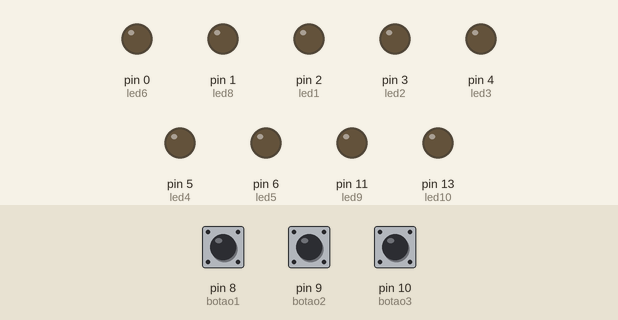
The sketch below on a simulated Arduino Uno, built with avr-gcc and run on an emulated ATmega328P. On the bench: output pins drawn as LEDs (lit = HIGH). Inputs (shaded band) come from the test bench; at power-on: pin 8 (botao1) LOW, pin 9 (botao2) LOW, pin 10 (botao3) LOW.

Above: at 1.2 s.
1.3 s: pin 8 (botao1) pulled HIGH for 0.15 s
At 2.3 s:
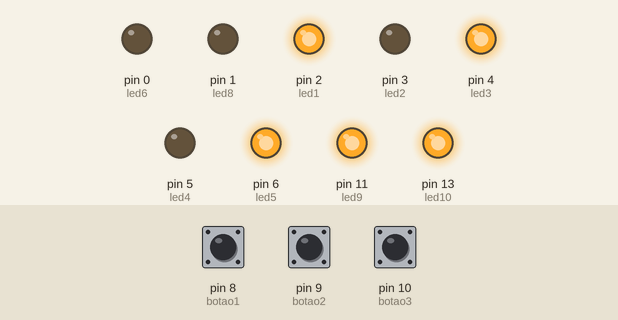
2.9 s: pin 9 (botao2) pulled HIGH for 0.15 s
At 3.5 s:
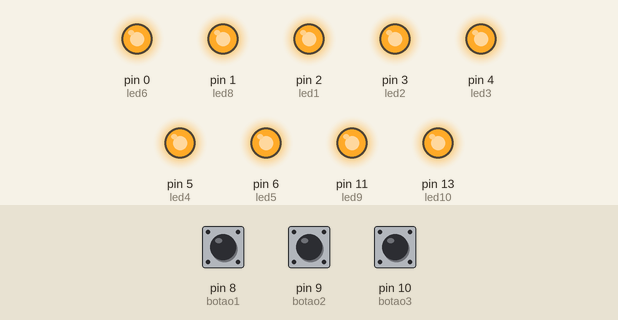
4.5 s: pin 10 (botao3) pulled HIGH for 0.15 s
At 5.7 s:
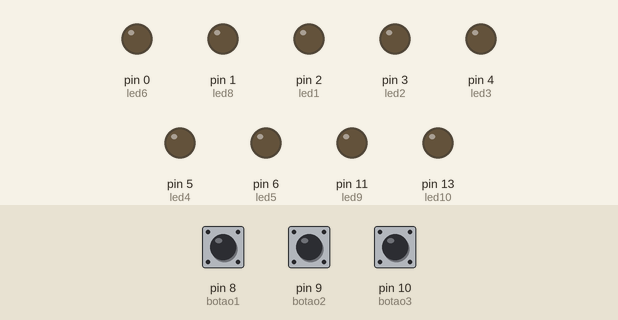
6.1 s: pin 9 (botao2) pulled HIGH for 1 s
At 7.1 s:
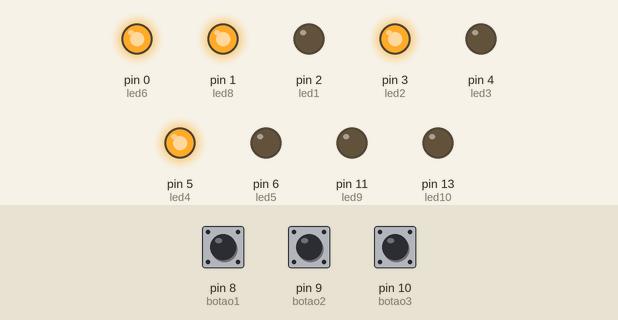
8.6 s: pin 8 (botao1) pulled HIGH for 1 s
At 9.0 s:
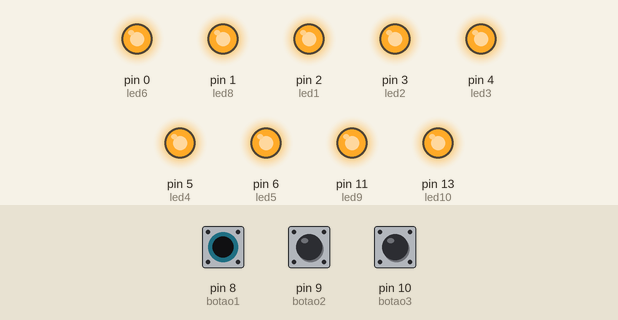
11.1 s: pin 8 (botao1) driven HIGH and pin 10 (botao3) driven HIGH
At 12.4 s:
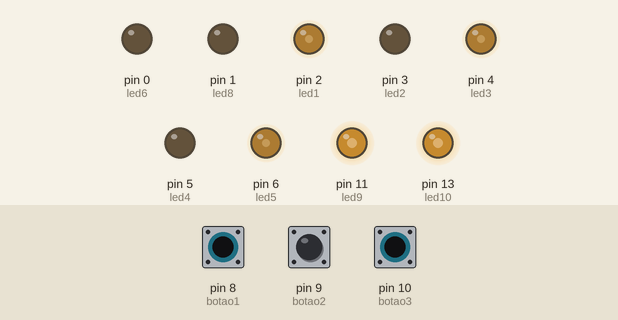
Timing chart, 0 to 13.6 s (numbered marks = the images above; inputs shaded):
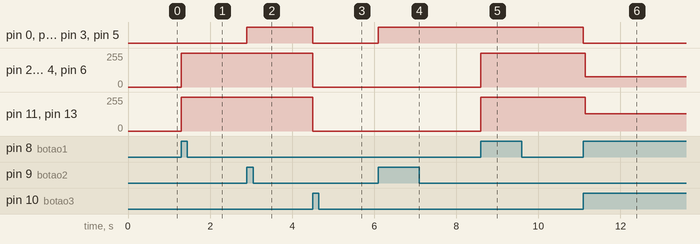

Measured:
- after the input at 1.3 s, pin 2 (led1), pin 4 (led3), pin 6 (led5), pin 11 (led9), pin 13 (led10): 0/255 → 255/255 at once
- after the input at 2.9 s, pin 0 (led6), pin 1 (led8), pin 3 (led2), pin 5 (led4): LOW → HIGH at once
- after the input at 4.5 s, pin 0 (led6), pin 1 (led8), pin 3 (led2), pin 5 (led4): HIGH → LOW at once; pin 2 (led1), pin 4 (led3), pin 6 (led5), pin 11 (led9), pin 13 (led10): 255/255 → 0/255 at once
- after the input at 6.1 s, pin 0 (led6), pin 1 (led8), pin 3 (led2), pin 5 (led4): LOW → HIGH at once
- after the input at 8.6 s, pin 2 (led1), pin 4 (led3), pin 6 (led5), pin 11 (led9), pin 13 (led10): 0/255 → 255/255 at once
- after the input at 11.1 s, pin 0 (led6), pin 1 (led8), pin 3 (led2), pin 5 (led4): HIGH → LOW at once; pin 2 (led1), pin 4 (led3), pin 6 (led5): 255/255 → 76/255 at once; pin 11 (led9), pin 13 (led10): 255/255 → 128/255 at once

The sketch:

codigo.ino
```cpp
const int botao1 = 8;
const int botao2 = 9;
const int botao3 = 10;
const int led1 = 2;
const int led2 = 3;
const int led3 = 4;
const int led4 = 5;
const int led5 = 6;
const int led6 = 0;
const int led7 = 2;
const int led8 = 1;
const int led9 = 11;
const int led10 = 13;

void setup()
{
  pinMode(botao1, INPUT);
  pinMode(botao2, INPUT);
  pinMode(botao3, INPUT);

  pinMode(led1, OUTPUT);
  pinMode(led2, OUTPUT);
  pinMode(led3, OUTPUT);
  pinMode(led4, OUTPUT);
  pinMode(led5, OUTPUT);
  pinMode(led6, OUTPUT);
  pinMode(led7, OUTPUT);
  pinMode(led8, OUTPUT);
  pinMode(led9, OUTPUT);
  pinMode(led10, OUTPUT);

}


int valor1;
int valor2;
int valor3;

void loop()
{

 valor1 = digitalRead(botao2);
 valor2 = digitalRead(botao1);
 valor3 = digitalRead(botao3);


 if(valor1){
  digitalWrite(led2, HIGH);
  digitalWrite(led4, HIGH);
  digitalWrite(led6, HIGH);
  digitalWrite(led8, HIGH);

 }

  if(valor2){
  digitalWrite(led1, HIGH);
  digitalWrite(led3, HIGH);
  digitalWrite(led5, HIGH);
  digitalWrite(led7, HIGH);
  digitalWrite(led9, HIGH);
  digitalWrite(led10, HIGH);


  }


  if(valor3){
  digitalWrite(led1, LOW);
  digitalWrite(led3, LOW);
  digitalWrite(led5, LOW);
  digitalWrite(led2, LOW);
  digitalWrite(led4, LOW);
  digitalWrite(led6, LOW);
  digitalWrite(led7, LOW);
  digitalWrite(led8, LOW);
  digitalWrite(led9, LOW);
  digitalWrite(led10, LOW);
 }
}
```
